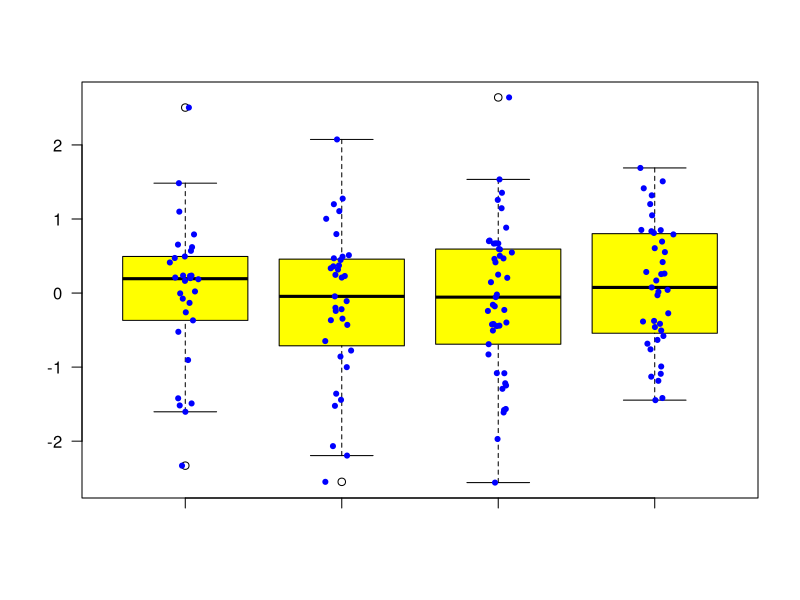

This figure's R source:
print('file: LookMultipleBoxplot.R')
set.seed(1953) # set seed for random number generators
n1 = 30; r1 = rnorm(n1) # random number from standard normal distributions
n2 = 35; r2 = rnorm(n2)
n3 = 45; r3 = rnorm(n3)
n4 = 39; r4 = rnorm(n4)
# png('TransparentMultiBoxplot220220.png',width=16,height=16,units='cm',res=300)
boxplot(r1,r2,r3,r4,col='yellow',las=1)
jitter1 = rnorm(length(r1),1,0.05); points(jitter1,r1,col='blue',lwd=3,cex=0.4)
jitter2 = rnorm(length(r2),2,0.05); points(jitter2,r2,col='blue',lwd=3,cex=0.4)
jitter3 = rnorm(length(r3),3,0.05); points(jitter3,r3,col='blue',lwd=3,cex=0.4)
jitter4 = rnorm(length(r4),4,0.05); points(jitter4,r4,col='blue',lwd=3,cex=0.4)
# dev.off()
# ----------------------------------------------------------------
# Remarks: transparent boxplot for 4 data sets
# The 4 data sets are generated by random sampling from the standard normal distribution.
# boxplot()   can take several (here: 4) data sets
